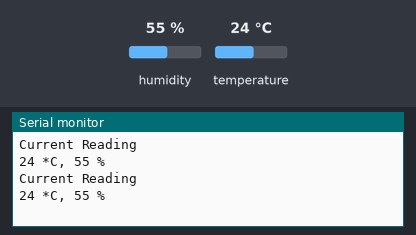
Bench run of a sketch on a simulated Arduino Uno, built with avr-gcc and run on an emulated ATmega328P. Shown: the last lines printed to the serial monitor. The inputs (shaded band) are chosen by the test bench; at power-on: humidity 55 %, temperature 24 °C.

Above: at 10.8 s.
10.9 s: humidity set to 22 %
At 20.7 s:
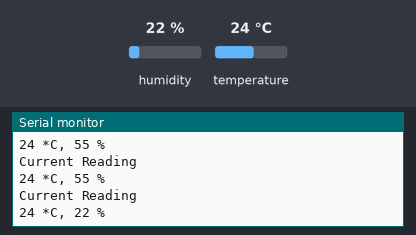
20.9 s: temperature set to 12 °C
At 30.5 s:
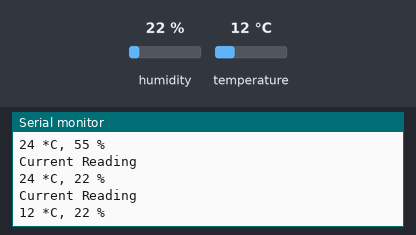
30.9 s: humidity set to 40 %
At 41.4 s:
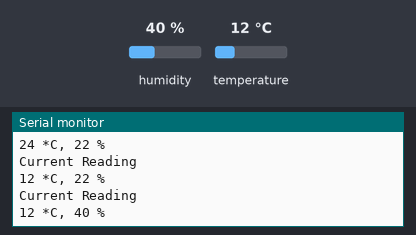
Timing chart, 0 to 42.9 s (numbered marks = the images above; inputs shaded):
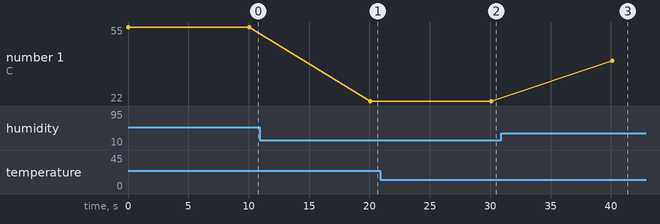

The sketch:

chapter_08.ino
```cpp
#include <SimpleDHT.h>

int pinTempHumidity = 2;
SimpleDHT11 dht11;

byte temperature = 0;
byte humidity = 0;
byte data[40] = {0};

void setup() {
  Serial.begin(9600);
}

void loop() {
  Serial.println("Current Reading");
  dht11.read(pinTempHumidity, &temperature, &humidity, data);
  Serial.print((int)temperature); Serial.print(" *C, ");
  Serial.print((int)humidity); Serial.println(" %");

  delay(10000);
}
```

Measured:
- after the input at 10.9 s, the serial monitor: prints a new line after 9.2 s (image 1)
- after the input at 20.9 s, the serial monitor: prints a new line after 9.2 s (image 2)
- after the input at 30.9 s, the serial monitor: prints a new line after 9.2 s (image 3)
- plotted number 1: 55 → 22 after the input at 10.9 s, 22 → 40 after the input at 30.9 s
